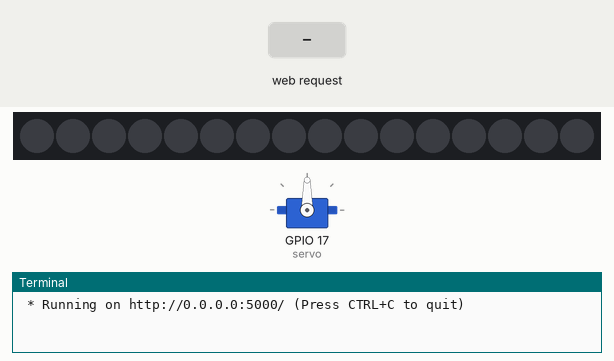
Simulated run of this program. Board: Raspberry Pi (BCM pin numbers). Shown: 16 RGB LEDs in strip order, left to right, servo, the last lines printed to the terminal. The test bench sets the inputs (shaded band). Servo angles are drawn from the pulse width (0.5 ms = 0°, 2.5 ms = 180°); the clock reads 2024-03-15 10:24:30 at power-on unless the program sets it.

Above: at 1.2 s.
1.3 s: HTTP request for /open received
At 1.7 s:
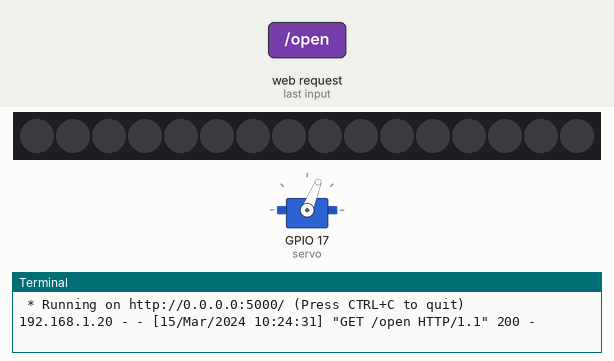
2.8 s: HTTP request for /close received
At 4.0 s:
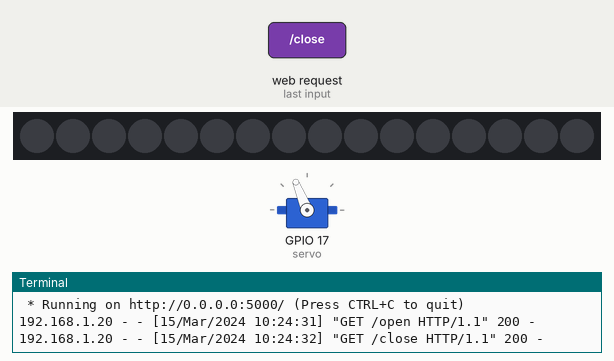
4.3 s: HTTP request for /slider received with the fields slider=50
At 5.2 s:
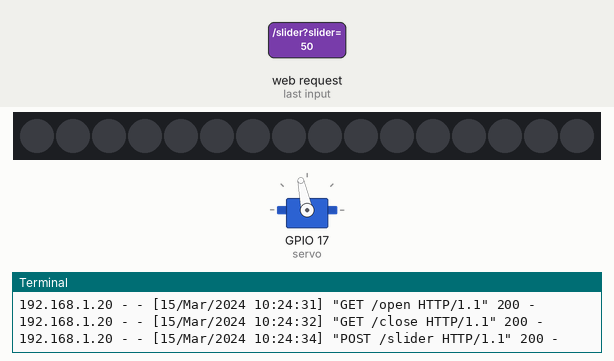
5.8 s: HTTP request for /slider received with the fields slider=0
At 6.4 s:
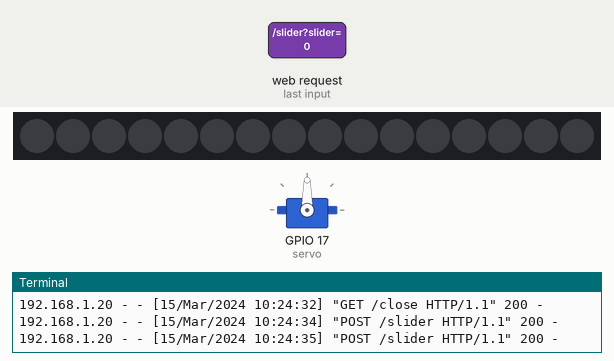
7.3 s: HTTP request for /slider received with the fields slider=90
At 8.7 s:
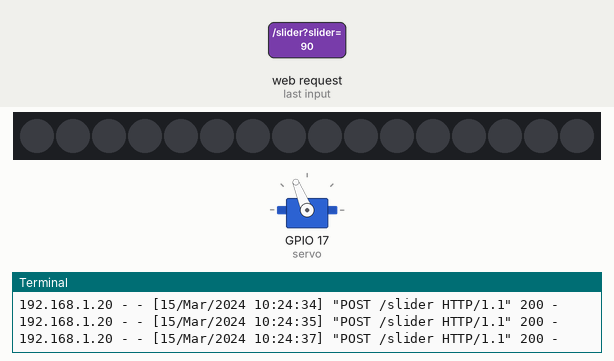
Timing chart, 0 to 9.8 s (numbered marks = the images above; inputs shaded):
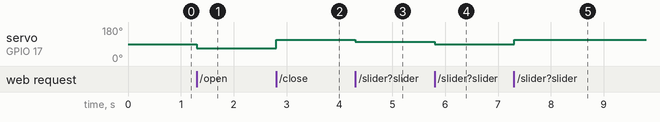

Measured:
- after the input at 1.3 s, servo on GPIO 17 (servo): 90° → 68° at once
- after the input at 2.8 s, servo on GPIO 17 (servo): 68° → 112° at once
- after the input at 4.3 s, servo on GPIO 17 (servo): 112° → 102° at once
- after the input at 5.8 s, servo on GPIO 17 (servo): 102° → 90° at once
- after the input at 7.3 s, servo on GPIO 17 (servo): 90° → 112° at once

The program:

GPIOFlask.py
```python
from flask import Flask, render_template, request
import RPi.GPIO as GPIO
import time
from gpiozero import AngularServo

#RGB Ring stuff
import time
import random
from rpi_ws281x import PixelStrip, Color
import argparse
import keyboard

# LED strip configuration:
LED_COUNT = 16        # Number of LED pixels.
LED_PIN = 18          # GPIO pin connected to the pixels (18 uses PWM!).
# LED_PIN = 10        # GPIO pin connected to the pixels (10 uses SPI /dev/spidev0.0).
LED_FREQ_HZ = 800000  # LED signal frequency in hertz (usually 800khz)
LED_DMA = 10          # DMA channel to use for generating signal (try 10)
LED_BRIGHTNESS = 255  # Set to 0 for darkest and 255 for brightest
LED_INVERT = False    # True to invert the signal (when using NPN transistor level shift)
LED_CHANNEL = 0       # set to '1' for GPIOs 13, 19, 41, 45 or 53

#Create NeoPixel object with appropriate configuration.
strip = PixelStrip(LED_COUNT, LED_PIN, LED_FREQ_HZ, LED_DMA, LED_INVERT, LED_BRIGHTNESS, LED_CHANNEL)
#Intialize the library (must be called once before other functions).
strip.begin()

app = Flask(__name__)

#Define Servo Pin
servoPin = 17

#Define Servo (GPIOZero)
servo = AngularServo(servoPin, min_angle=-180, max_angle=180)

#Set our GPIO mode
GPIO.setmode(GPIO.BCM)

#Default gateway (Main Menu)
@app.route("/")
def mainMenu():

    return render_template("mainMenu.html")

#Gateway for the open page
@app.route("/open")
def openServo():
    #Open the lock
    servo.angle = -90

    #Pull up the open.html page
    return render_template("open.html")

#Gateway for the close page
@app.route("/close")
def closeServo():
    #Close the lock
    servo.angle = 90

    #Pull up the close.html page
    return render_template("close.html")

@app.route("/slider", methods=['GET','POST'])
def pickAngle():

    if request.method == "POST":

         #Take the variable for range from the HTML
         servoRange = request.form["slider"]

         #close the lock
         servo.angle = int(servoRange)

         return render_template("slider.html")

    else:

         #Pull up the slider.html page
         return render_template("slider.html")


@app.route("/color", methods=["GET", "POST"])
def changeColor():

    if request.method == "POST":

        #Take the color value from the color picker
        colorVal = request.form["colorPicker"]

        #Print that value (Debug)
        #print(str(colorVal))

        #Convert our value from hex code to rgb value
        colorRGBVal= hex_to_rgb(colorVal)

        #Print the rgb value (Debug)
        #print(str(colorRGBVal))

        for x in range(16):
            strip.setPixelColor(x, Color(colorRGBVal[0], colorRGBVal[1], colorRGBVal[2]))
            strip.show()
            time.sleep(0.05)

        #Return our html page
        return render_template("colorPicker.html")

    else:

        #If nothing happens, return the html page
        return render_template("colorPicker.html")

#Some Guy's code that I stole that converts Hex to RGB
def hex_to_rgb(value):
    value = value.lstrip('#')
    lv = len(value)
    return tuple(int(value[i:i + lv // 3], 16) for i in range(0, lv, lv // 3))

#Run server on ip: 0.0.0.0
app.run(host="0.0.0.0")

GPIO.cleanup()
```
